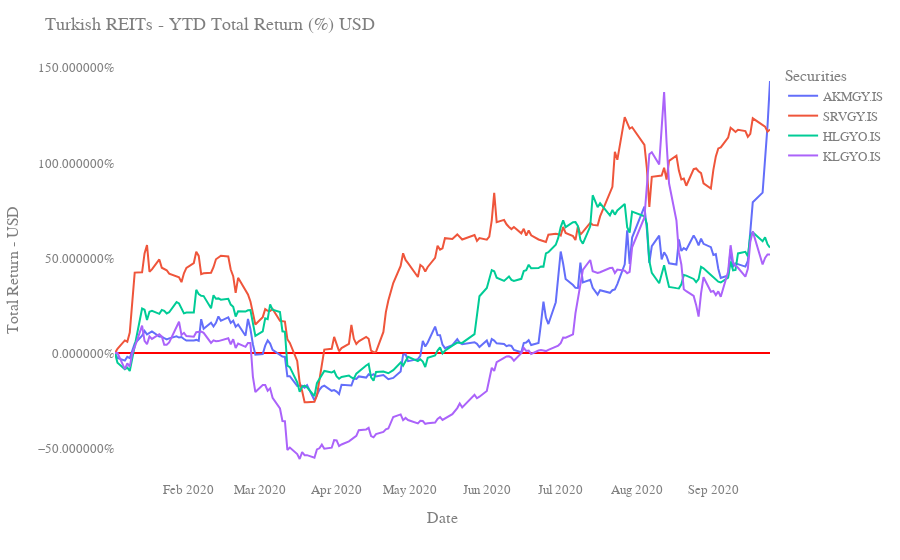

The cell this chart's notebook holds for it:
### Code cell
fig = px.line((1+turkey[["AKMGY.IS","SRVGY.IS", "HLGYO.IS", "KLGYO.IS"]].dropna()['2020':].pct_change().fillna(0.00)).cumprod()-1)
fig.update_layout(title = 'Turkish REITs - YTD Total Return (%) USD ', yaxis_title = "Total Return - USD",
                      font=dict(family="Segoe UI, bold", size=13, color="#7f7f7f"),
                      legend_title_text='Securities', plot_bgcolor = 'White', yaxis_tickformat = '%')
fig.update_yaxes(zeroline=True, zerolinewidth=2, zerolinecolor='Red')

### Figure 1 — Plotly figure (JSON) as saved in the notebook; plotly's stock layout.template omitted (floating-point values rounded to 4 significant figures; data arrays with more than 128 entries replaced by an {"elided": "..."} marker saying what was removed)
{"data": [{"hovertemplate": "variable=AKMGY.IS<br>Date=%{x}<br>value=%{y}<extra></extra>", "legendgroup": "AKMGY.IS", "line": {"color": "#636efa", "dash": "solid"}, "mode": "lines", "name": "AKMGY.IS", "orientation": "v", "showlegend": true, "type": "scatter", "x": {"elided": "181 str values"}, "xaxis": "x", "y": {"elided": "181 float values"}, "yaxis": "y"}, {"hovertemplate": "variable=SRVGY.IS<br>Date=%{x}<br>value=%{y}<extra></extra>", "legendgroup": "SRVGY.IS", "line": {"color": "#EF553B", "dash": "solid"}, "mode": "lines", "name": "SRVGY.IS", "orientation": "v", "showlegend": true, "type": "scatter", "x": {"elided": "181 str values"}, "xaxis": "x", "y": {"elided": "181 float values"}, "yaxis": "y"}, {"hovertemplate": "variable=HLGYO.IS<br>Date=%{x}<br>value=%{y}<extra></extra>", "legendgroup": "HLGYO.IS", "line": {"color": "#00cc96", "dash": "solid"}, "mode": "lines", "name": "HLGYO.IS", "orientation": "v", "showlegend": true, "type": "scatter", "x": {"elided": "181 str values"}, "xaxis": "x", "y": {"elided": "181 float values"}, "yaxis": "y"}, {"hovertemplate": "variable=KLGYO.IS<br>Date=%{x}<br>value=%{y}<extra></extra>", "legendgroup": "KLGYO.IS", "line": {"color": "#ab63fa", "dash": "solid"}, "mode": "lines", "name": "KLGYO.IS", "orientation": "v", "showlegend": true, "type": "scatter", "x": {"elided": "181 str values"}, "xaxis": "x", "y": {"elided": "181 float values"}, "yaxis": "y"}], "layout": {"font": {"color": "#7f7f7f", "family": "Segoe UI, bold", "size": 13}, "legend": {"title": {"text": "Securities"}, "tracegroupgap": 0}, "margin": {"t": 60}, "plot_bgcolor": "White", "title": {"text": "Turkish REITs - YTD Total Return (%) USD "}, "xaxis": {"anchor": "y", "domain": [0, 1], "title": {"text": "Date"}}, "yaxis": {"anchor": "x", "domain": [0, 1], "tickformat": "%", "title": {"text": "Total Return - USD"}, "zeroline": true, "zerolinecolor": "Red", "zerolinewidth": 2}}}
